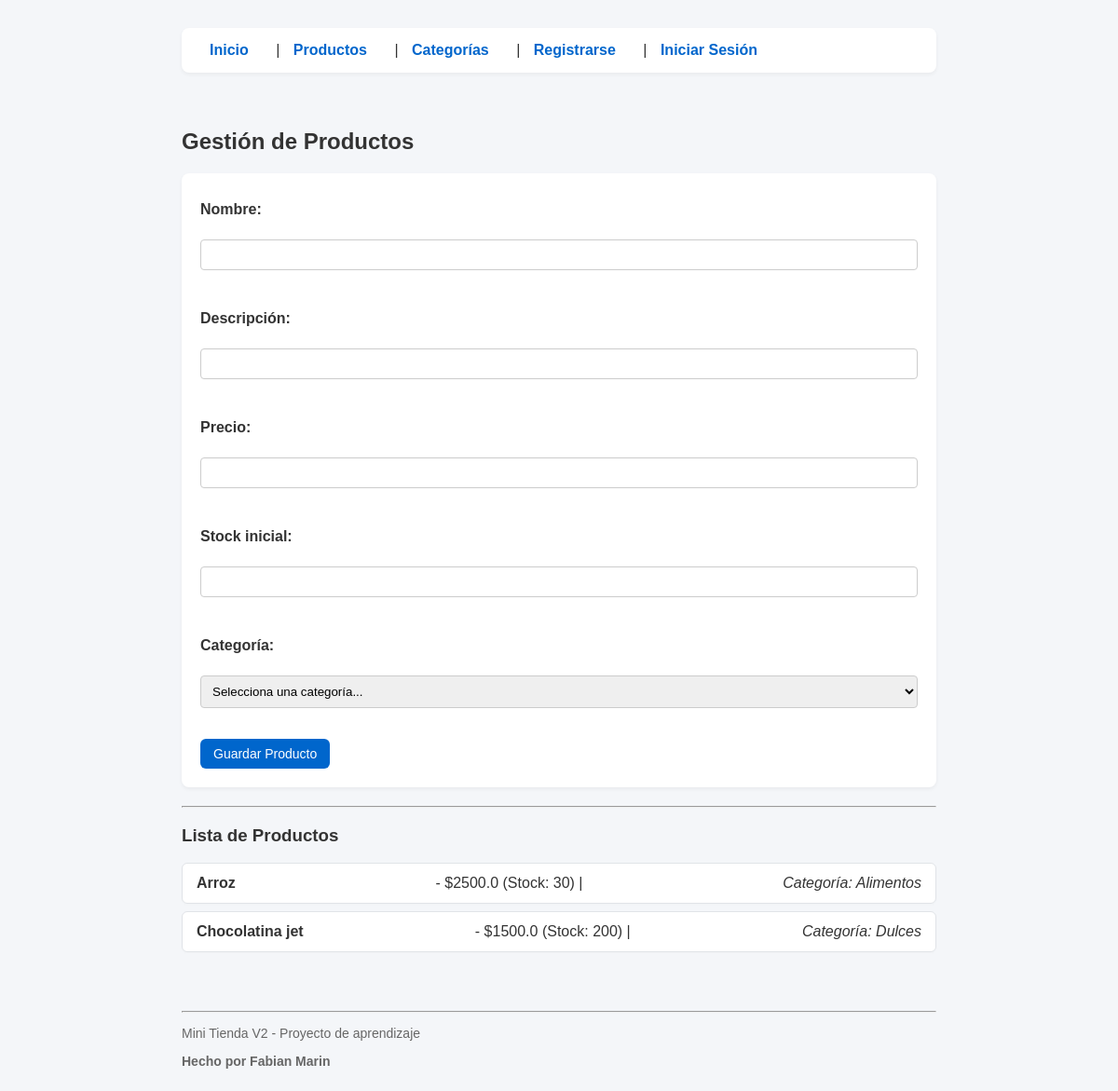
Before: /productos with the older database file.
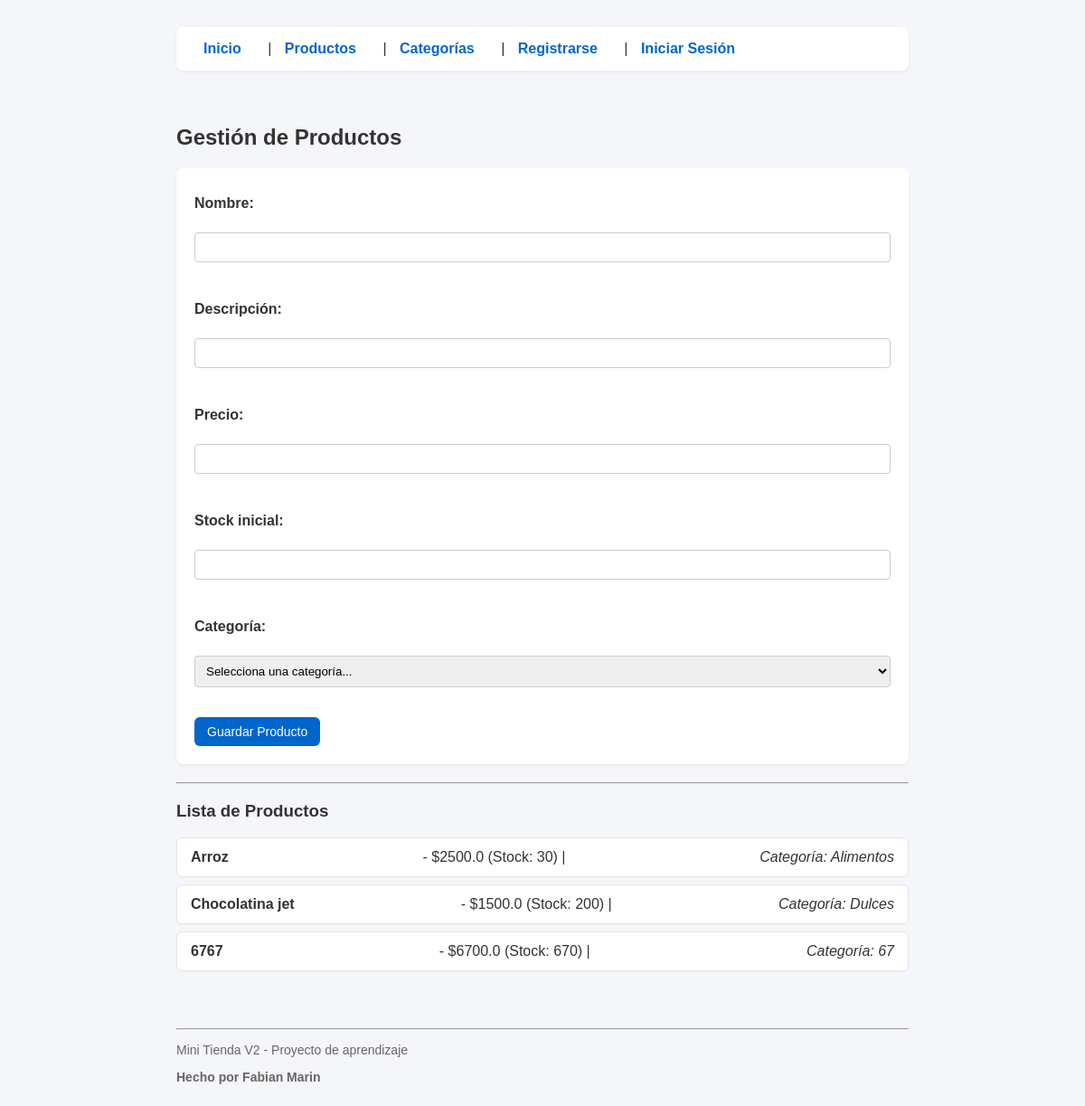
After: the same page with the newer database file.
### tables this page shows
CREATE TABLE productos (
        id INTEGER PRIMARY KEY AUTOINCREMENT,
        nombre TEXT NOT NULL,
        descripcion TEXT,
        precio REAL NOT NULL,
        stock INTEGER NOT NULL,
        categoria_id INTEGER,
        FOREIGN KEY (categoria_id) REFERENCES categorias (id)
    );

CREATE TABLE categorias (
        id INTEGER PRIMARY KEY AUTOINCREMENT,
        nombre TEXT NOT NULL
    );

### app.py (the view, shortened to what this page needs)
@app.route('/productos', methods=['GET', 'POST'])
def productos():
    conn = get_db_connection()
    categorias_db = conn.execute('SELECT * FROM categorias').fetchall()
    productos_db = conn.execute('''
        SELECT productos.*, categorias.nombre AS nombre_categoria
        FROM productos
        JOIN categorias ON productos.categoria_id = categorias.id
    ''').fetchall()
    conn.close()
    return render_template('productos.html', categorias_html=categorias_db, productos_html=productos_db)

### app.py (called while the page is built)
def get_db_connection():
    conn = sqlite3.connect('tienda.db')
    conn.row_factory = sqlite3.Row
    return conn

### templates/productos.html (shortened to what this page needs)
{% extends 'base.html' %}
{% block content %}
<h2>Gestión de Productos</h2>
<form action="/productos" method="POST">
    <label for="nombre">Nombre:</label><br>
    <input type="text" id="nombre" name="nombre" required><br><br>
    <label for="descripcion">Descripción:</label><br>
    <input type="text" id="descripcion" name="descripcion"><br><br>
    <label for="precio">Precio:</label><br>
    <input type="number" id="precio" name="precio" step="0.01" required><br><br>
    <label for="stock">Stock inicial:</label><br>
    <input type="number" id="stock" name="stock" required><br><br>
    <label for="categoria_id">Categoría:</label><br>
    <select id="categoria_id" name="categoria_id" required>
        <option value="">Selecciona una categoría...</option>
    </select><br><br>
    <button type="submit">Guardar Producto</button>
</form>
<hr>
<h3>Lista de Productos</h3>
<ul>
    {% for prod in productos_html %}
    <li>
        <strong>{{ prod['nombre'] }}</strong> - ${{ prod['precio'] }}
        (Stock: {{ prod['stock'] }}) |
        <em>Categoría: {{ prod['nombre_categoria'] }}</em>
    </li>
    {% else %}
    <li>Aún no hay productos registrados.</li>
    {% endfor %}
</ul>
{% endblock %}

### templates/base.html (shortened to what this page needs)
<!DOCTYPE html>
<html lang="es">
<head>
    <link rel="stylesheet" href="{{ url_for('static', filename='css/style.css') }}">
</head>
<body>
    <header>
        <nav>
            <a href="/">Inicio</a> |
            <a href="/productos">Productos</a> |
            <a href="/categorias">Categorías</a> |
            {% if session.get('nombre_usuario') %}
            <span>Hola, {{ session['nombre_usuario'] }}</span> |
            <a href="/logout">Cerrar Sesión</a>
            {% else %}
            <a href="/registro">Registrarse</a> |
            <a href="/login">Iniciar Sesión</a>
            {% endif %}
        </nav>
    </header>
    <main>
        {% block content %}
        {% endblock %}
    </main>
    <footer>
        <hr>
        <p>Mini Tienda V2 - Proyecto de aprendizaje</p>
        <p><strong>Hecho por Fabian Marin</strong></p>
    </footer>
</body>
</html>

### static/css/style.css (style rules this page uses)
body { font-family: Arial, sans-serif; margin: 0; padding: 0; background-color: #f4f6f9; color: #333; display: flex; flex-direction: column; align-items: center; }
header, main, footer { width: 100%; max-width: 850px; padding: 10px 20px; box-sizing: border-box; }
header nav { background-color: #ffffff; padding: 15px 20px; border-radius: 8px; box-shadow: 0 2px 4px rgba(0, 0, 0, 0.05); margin-top: 20px; margin-bottom: 20px; }
header nav a { text-decoration: none; color: #0066cc; font-weight: bold; margin-right: 15px; padding: 6px 10px; border-radius: 4px; transition: background 0.2s; }
form { background: #fff; padding: 20px; border-radius: 8px; box-shadow: 0 2px 4px rgba(0, 0, 0, 0.05); margin-bottom: 20px; }
label { font-weight: bold; display: block; margin-top: 10px; }
input, select { width: 100%; padding: 8px; margin-top: 5px; margin-bottom: 15px; border: 1px solid #ccc; border-radius: 4px; box-sizing: border-box; }
button { background-color: #0066cc; color: white; padding: 8px 14px; border: none; border-radius: 6px; cursor: pointer; font-size: 14px; }
ul { list-style-type: none; padding: 0; width: 100%; }
li { background: #fff; padding: 12px 15px; margin-bottom: 8px; border-radius: 6px; border: 1px solid #e1e4e8; display: flex; justify-content: space-between; align-items: center; box-shadow: 0 1px 3px rgba(0, 0, 0, 0.02); }
footer { margin-top: 20px; font-size: 14px; color: #666; }

Changed rows visible on the page:
added productos: nombre "6767", precio "6700.0", stock "670", nombre_categoria "67"
